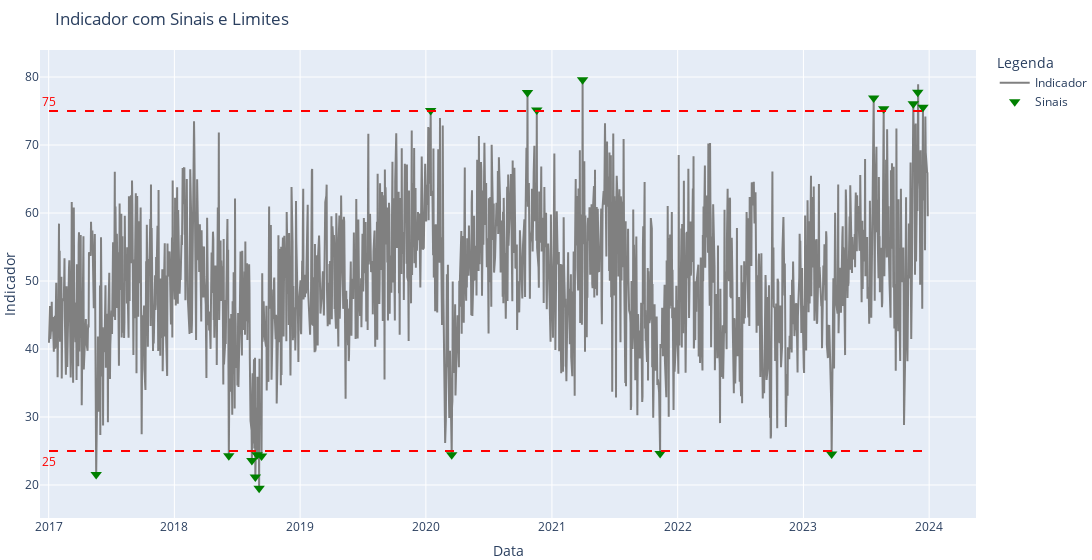

Source (notebook cell):
### Code cell
import plotly.graph_objects as go

# Definir os limites das bandas
upper_band = 75
lower_band = 25

# Criar a figura
fig = go.Figure()

# Adicionar a linha do indicador dentro das bandas (cinza)
fig.add_trace(go.Scatter(
    x=indicadores_sinal.index,
    y=indicadores_sinal['indicador'],
    mode='lines',
    line=dict(color='gray'),
    name='Indicador'
))

# Adicionar os pontos de sinal no gráfico
signals_x = indicadores_sinal[indicadores_sinal[0] == 1].index[1:]
signals_y = indicadores_sinal.loc[indicadores_sinal[0] == 1, 'indicador'][1:]

fig.add_trace(go.Scatter(
    x=signals_x,
    y=signals_y,
    mode='markers',
    marker=dict(color='green', size=10, symbol='triangle-down'),
    name='Sinais'
))

# Adicionar as bandas como linhas horizontais
fig.add_shape(type="line", x0=indicadores_sinal.index.min(), x1=indicadores_sinal.index.max(),
              y0=upper_band, y1=upper_band, line=dict(color="red", dash="dash"), name="Banda Superior")

fig.add_shape(type="line", x0=indicadores_sinal.index.min(), x1=indicadores_sinal.index.max(),
              y0=lower_band, y1=lower_band, line=dict(color="red", dash="dash"), name="Banda Inferior")

fig.add_annotation(x=indicadores_sinal.index.min(), y=upper_band,
                   text="75", showarrow=False, yshift=10, font=dict(color="red", size=12))
fig.add_annotation(x=indicadores_sinal.index.min(), y=lower_band,
                   text="25", showarrow=False, yshift=-10, font=dict(color="red", size=12))

# Configurar o layout do gráfico com largura maior e margens menores
fig.update_layout(
    title='Indicador com Sinais e Limites',
    xaxis_title="Data",
    yaxis_title="Indicador",
    legend=dict(title="Legenda"),
    width=1300,  # Define a largura maior
    margin=dict(l=0, r=0, t=50, b=0)  # Margens menores: left, right, top, bottom
)

fig.show()

### Figure 1 — Plotly figure (JSON) as saved in the notebook; plotly's stock layout.template omitted (floating-point values rounded to 4 significant figures; data arrays with more than 128 entries replaced by an {"elided": "..."} marker saying what was removed)
{"data": [{"line": {"color": "gray"}, "mode": "lines", "name": "Indicador", "type": "scatter", "x": {"elided": "1741 str values"}, "y": {"elided": "1741 float values"}}, {"marker": {"color": "green", "size": 10, "symbol": "triangle-down"}, "mode": "markers", "name": "Sinais", "type": "scatter", "x": ["2017-05-19T00:00:00", "2018-06-08T00:00:00", "2018-08-14T00:00:00", "2018-08-24T00:00:00", "2018-08-29T00:00:00", "2018-09-04T00:00:00", "2018-09-11T00:00:00", "2020-01-15T00:00:00", "2020-03-16T00:00:00", "2020-10-22T00:00:00", "2020-11-18T00:00:00", "2021-03-31T00:00:00", "2021-11-11T00:00:00", "2023-03-24T00:00:00", "2023-07-24T00:00:00", "2023-08-22T00:00:00", "2023-11-16T00:00:00", "2023-11-29T00:00:00", "2023-12-14T00:00:00"], "y": [21.55, 24.3, 23.59, 21.18, 24.44, 19.51, 24.28, 75.09, 24.46, 77.72, 75.16, 79.61, 24.65, 24.56, 76.92, 75.34, 76.06, 77.77, 75.54]}], "layout": {"annotations": [{"font": {"color": "red", "size": 12}, "showarrow": false, "text": "75", "x": "2017-01-02T00:00:00", "y": 75, "yshift": 10}, {"font": {"color": "red", "size": 12}, "showarrow": false, "text": "25", "x": "2017-01-02T00:00:00", "y": 25, "yshift": -10}], "legend": {"title": {"text": "Legenda"}}, "margin": {"b": 0, "l": 0, "r": 0, "t": 50}, "shapes": [{"line": {"color": "red", "dash": "dash"}, "name": "Banda Superior", "type": "line", "x0": "2017-01-02T00:00:00", "x1": "2023-12-28T00:00:00", "y0": 75, "y1": 75}, {"line": {"color": "red", "dash": "dash"}, "name": "Banda Inferior", "type": "line", "x0": "2017-01-02T00:00:00", "x1": "2023-12-28T00:00:00", "y0": 25, "y1": 25}], "title": {"text": "Indicador com Sinais e Limites"}, "width": 1300, "xaxis": {"title": {"text": "Data"}}, "yaxis": {"title": {"text": "Indicador"}}}}
